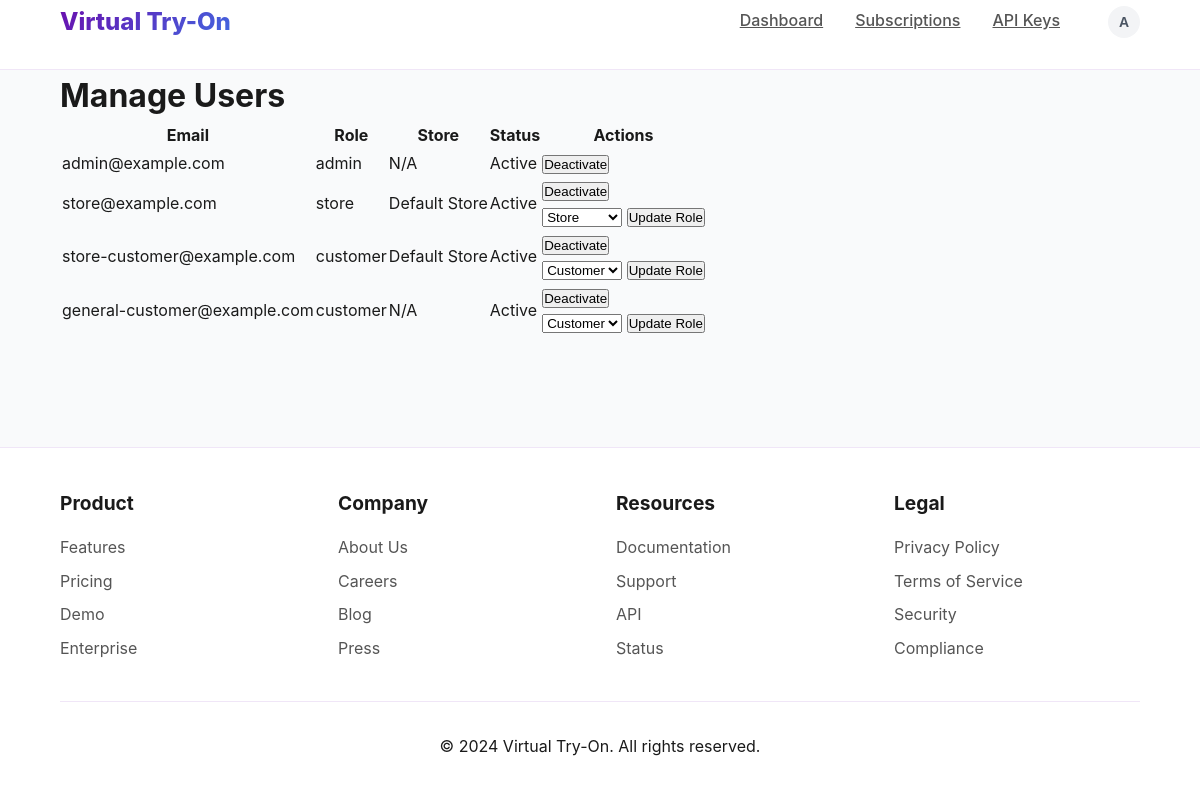
The app's page /admin/users (signed in) with its own data.
### app/core/models.py (models this page shows, shortened)
class User(UserMixin, db.Model):
    id = db.Column(db.Integer, primary_key=True)
    email = db.Column(db.String(120), unique=True, nullable=False)
    password_hash = db.Column(db.String(255), nullable=False)
    role = db.Column(db.String(20), nullable=False)  # Roles: admin, store, customer
    store_id = db.Column(db.Integer, db.ForeignKey('store.id'), nullable=True)  # Nullable for general customers
    credit_balance = db.Column(db.Integer, default=0)  # Added credit balance for all users
    created_at = db.Column(db.DateTime, default=db.func.current_timestamp())

class Store(db.Model):
    id = db.Column(db.Integer, primary_key=True)
    name = db.Column(db.String(120), nullable=False)
    subscription_plan = db.Column(db.String(20), default='basic')  # Plan types: basic, premium
    is_active = db.Column(db.Boolean, default=True)
    credit_balance = db.Column(db.Integer, default=0)
    users = db.relationship('User', backref='store', lazy=True)

### app/admin/routes.py (the view)
@admin_bp.route('/users', methods=['GET'])
@login_required
def users():
    if current_user.role != 'admin':
        return jsonify({'error': 'Unauthorized access'}), 403
    users = User.query.all()
    return render_template('admin/users.html', users=users)

### app/__init__.py (called while the page is built)
@login_manager.user_loader
def load_user(user_id):
    from app.core.models import User
    return User.query.get(int(user_id))

### app/templates/admin/users.html (shortened to what this page needs)
{% extends "shared/base.html" %}
{% block content %}
<div class="container mx-auto px-4 py-8">
    <h1 class="text-2xl font-bold mb-6">Manage Users</h1>
    <div class="bg-white shadow rounded-lg p-6">
        <table class="min-w-full table-auto text-left border-collapse border border-gray-200">
            <thead class="bg-gray-100">
                <tr>
                    <th class="py-2 px-4 border border-gray-200">Email</th>
                    <th class="py-2 px-4 border border-gray-200">Role</th>
                    <th class="py-2 px-4 border border-gray-200">Store</th>
                    <th class="py-2 px-4 border border-gray-200">Status</th>
                    <th class="py-2 px-4 border border-gray-200">Actions</th>
                </tr>
            </thead>
            <tbody>
                {% for user in users %}
                <tr>
                    <td class="py-2 px-4 border border-gray-200">{{ user.email }}</td>
                    <td class="py-2 px-4 border border-gray-200 capitalize">{{ user.role }}</td>
                    <td class="py-2 px-4 border border-gray-200">
                        {% if user.store %}
                            {{ user.store.name }}
                        {% else %}
                            <span class="text-gray-500">N/A</span>
                        {% endif %}
                    </td>
                    <td class="py-2 px-4 border border-gray-200">
                        <span class="{% if user.is_active %}text-green-600{% else %}text-red-600{% endif %}">
                            {{ 'Active' if user.is_active else 'Inactive' }}
                        </span>
                    </td>
                    <td class="py-2 px-4 border border-gray-200">
                        <form action="{{ url_for('admin.users') }}" method="POST" class="inline">
                            <button type="submit" class="text-sm px-3 py-2 rounded-lg bg-blue-500 text-white hover:bg-blue-600">
                                {{ 'Activate' if not user.is_active else 'Deactivate' }}
                            </button>
                        </form>
                        {% if user.role != 'admin' %}
                        <form action="{{ url_for('admin.change_role') }}" method="POST" class="inline ml-2">
                            <select name="role" class="text-sm rounded-lg border-gray-300 shadow-sm">
                                <option value="store" {% if user.role == 'store' %}selected{% endif %}>Store</option>
                                <option value="customer" {% if user.role == 'customer' %}selected{% endif %}>Customer</option>
                            </select>
                            <button type="submit" class="text-sm px-3 py-2 rounded-lg bg-green-500 text-white hover:bg-green-600">
                                Update Role
                            </button>
                        </form>
                        {% endif %}
                    </td>
                </tr>
                {% endfor %}
            </tbody>
        </table>
    </div>
</div>
{% endblock %}

### app/templates/shared/base.html (shortened to what this page needs)
<!DOCTYPE html>
<html lang="en">
<head>
</head>
<body>
 <header>
    <div class="container">
      <nav>
        <a href="/" class="logo">Virtual Try-On</a>
        <div class="nav-links" id="nav-links">
          {% if current_user.is_authenticated %}
            {% if current_user.role == 'admin' %}
              <a href="{{ url_for('admin.dashboard') }}" class="nav-link">Dashboard</a>
              <a href="{{ url_for('admin.subscriptions') }}" class="nav-link">Subscriptions</a>
              <a href="{{ url_for('admin.api_keys') }}" class="nav-link">API Keys</a>
            {% endif %}
            <div class="user-menu">
              <button class="user-avatar" id="user-menu-button">
                <span>{{ current_user.email[0].upper() }}</span>
              </button>
            </div>
          {% else %}
            <div class="auth-buttons">
              <a href="{{ url_for('auth.login') }}" class="login-btn">Log In</a>
              <a href="{{ url_for('auth.register') }}" class="signup-btn">Sign Up</a>
            </div>
          {% endif %}
        </div>
      </nav>
    </div>
  </header>
  <main class="flex-grow max-w-7xl w-full mx-auto px-4 sm:px-6 lg:px-8 py-8">
    {% block content %}{% endblock %}
</main>
  <footer>
    <div class="container">
      <div class="footer-content">
        <div class="footer-section">
          <h5>Product</h5>
          <ul>
            <li><a href="#features">Features</a></li>
            <li><a href="#pricing">Pricing</a></li>
            <li><a href="#demo">Demo</a></li>
            <li><a href="#enterprise">Enterprise</a></li>
          </ul>
        </div>
        <div class="footer-section">
          <h5>Company</h5>
          <ul>
            <li><a href="#about">About Us</a></li>
            <li><a href="#careers">Careers</a></li>
            <li><a href="#blog">Blog</a></li>
            <li><a href="#press">Press</a></li>
          </ul>
        </div>
        <div class="footer-section">
          <h5>Resources</h5>
          <ul>
            <li><a href="#docs">Documentation</a></li>
            <li><a href="#support">Support</a></li>
            <li><a href="#api">API</a></li>
            <li><a href="#status">Status</a></li>
          </ul>
        </div>
        <div class="footer-section">
          <h5>Legal</h5>
          <ul>
            <li><a href="#privacy">Privacy Policy</a></li>
            <li><a href="#terms">Terms of Service</a></li>
            <li><a href="#security">Security</a></li>
            <li><a href="#compliance">Compliance</a></li>
          </ul>
        </div>
      </div>
      <div style="text-align: center; margin-top: 2rem; padding-top: 2rem; border-top: 1px solid rgba(106, 13, 173, 0.1);">
        <p>&copy; 2024 Virtual Try-On. All rights reserved.</p>
      </div>
    </div>
  </footer>
    </body>
    </html>

### app/templates/shared/base.html (style rules this page uses)
* { margin: 0; padding: 0; box-sizing: border-box; }
body { font-family: 'Inter', system-ui, -apple-system, sans-serif; background: #f9fafb; color: #1a1a1a; line-height: 1.6; display: flex; flex-direction: column; min-height: 100vh; padding-top: 70px; }
.container { width: 90%; max-width: 1200px; margin: 0 auto; }
header { position: fixed; top: 0; left: 0; right: 0; height: 70px; background: rgba(255, 255, 255, 0.98); backdrop-filter: blur(8px); border-bottom: 1px solid rgba(106, 13, 173, 0.1); z-index: 1000; }
nav { display: flex; justify-content: space-between; align-items: center; height: 100%; }
.logo { font-size: 1.5em; font-weight: 800; background: linear-gradient(135deg, #6a0dad, #4169e1); -webkit-background-clip: text; background-clip: text; color: transparent; transition: opacity 0.3s; }
footer { background: white; padding: 40px 0; margin-top: auto; border-top: 1px solid rgba(106, 13, 173, 0.1); }
.footer-content { display: grid; grid-template-columns: repeat(auto-fit, minmax(200px, 1fr)); gap: 2rem; }
.footer-section h5 { font-size: 1.2rem; margin-bottom: 1rem; color: #1a1a1a; }
.footer-section ul { list-style: none; }
.footer-section ul li { margin-bottom: 0.5rem; }
.footer-section a { color: #555; text-decoration: none; transition: color 0.3s; }
.nav-links { display: flex; gap: 2rem; align-items: center; }
.nav-link { color: #555; font-weight: 500; padding: 0.5rem 0; border-bottom: 2px solid transparent; transition: all 0.3s ease; }
.user-menu { position: relative; margin-left: 1rem; }
.user-avatar { width: 2rem; height: 2rem; border-radius: 9999px; background: #f3f4f6; display: flex; align-items: center; justify-content: center; cursor: pointer; border: 2px solid transparent; transition: border-color 0.3s ease; }
.user-avatar span { font-size: 0.875rem; font-weight: 600; color: #4b5563; }

### records on screen
User: email "A", email "admin@example.com", role "admin", shows "N/A", is_active "Active", is_active "Deactivate"
User: email "store@example.com", role "store", store.name "Default Store", is_active "Active", is_active "Deactivate", role "Store"
User: email "store-customer@example.com", role "customer", store.name "Default Store", is_active "Active", is_active "Deactivate", role "Customer"
User: email "general-customer@example.com", role "customer", shows "N/A", is_active "Active", is_active "Deactivate", role "Customer"
